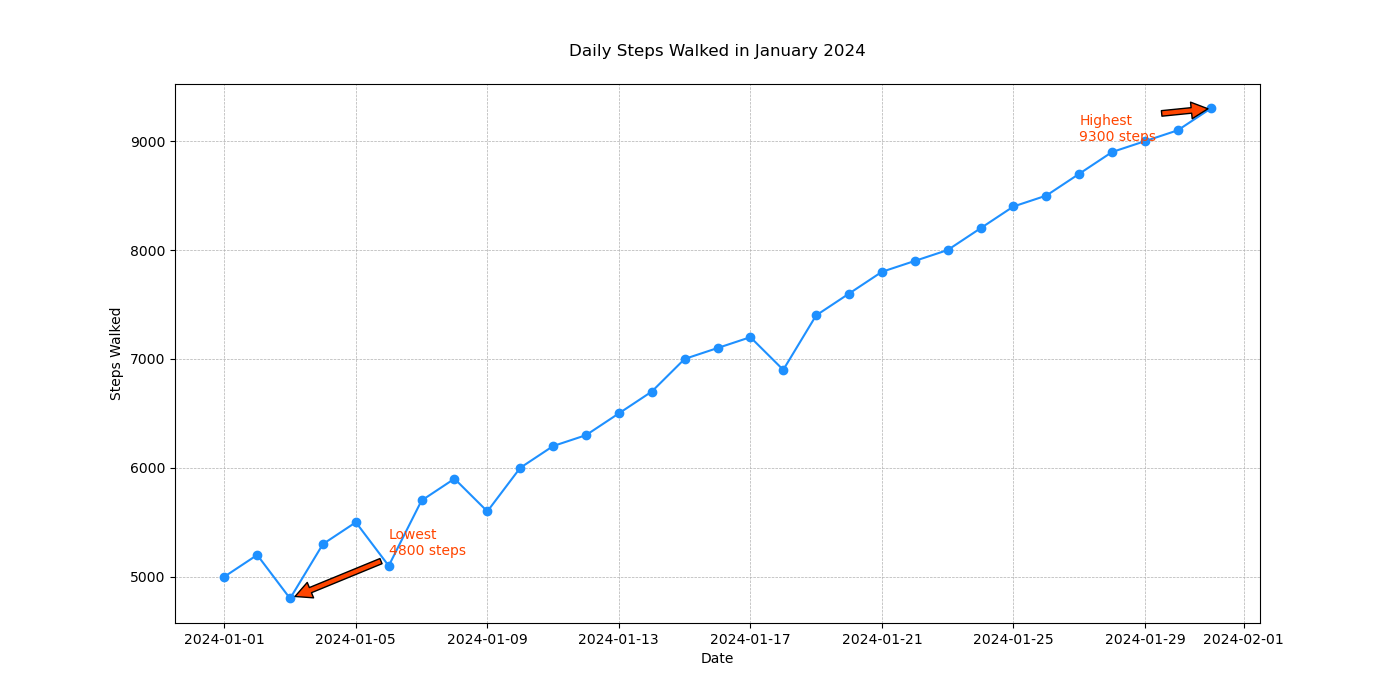

Python code for this plot:

import matplotlib.pyplot as plt
import pandas as pd

# Data points
dates = pd.date_range(start="2024-01-01", end="2024-01-31")
steps_walked = [5000, 5200, 4800, 5300, 5500, 5100, 5700, 5900, 5600, 6000, 6200, 6300, 6500, 6700, 7000, 7100, 7200, 6900, 7400, 7600, 7800, 7900, 8000, 8200, 8400, 8500, 8700, 8900, 9000, 9100, 9300]

# Create the plot
plt.figure(figsize=(14, 7))
plt.plot(dates, steps_walked, marker='o', linestyle='-', color='#1E90FF')

# Annotate the highest and lowest steps walked points
plt.annotate('Highest\n9300 steps', xy=(dates[-1], 9300), xytext=(dates[-5], 9000),
             arrowprops=dict(facecolor='#FF4500', shrink=0.05), color='#FF4500')
plt.annotate('Lowest\n4800 steps', xy=(dates[2], 4800), xytext=(dates[5], 5200),
             arrowprops=dict(facecolor='#FF4500', shrink=0.05), color='#FF4500')

# Title and labels
plt.title('Daily Steps Walked in January 2024', pad=20)
plt.xlabel('Date')
plt.ylabel('Steps Walked')

# Customize the grid
plt.grid(True, which='both', linestyle='--', linewidth=0.5)

# Show the plot
plt.show()
